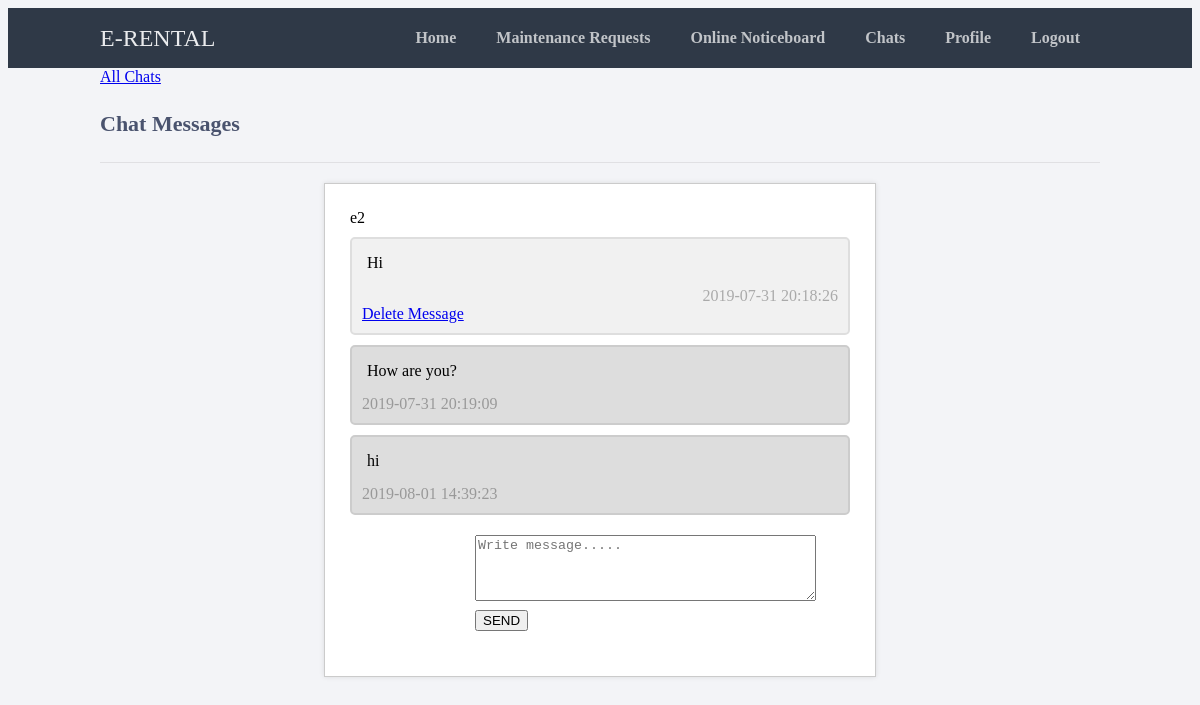
The app's page /chats_i.php?user_id=50 (signed in), older data.
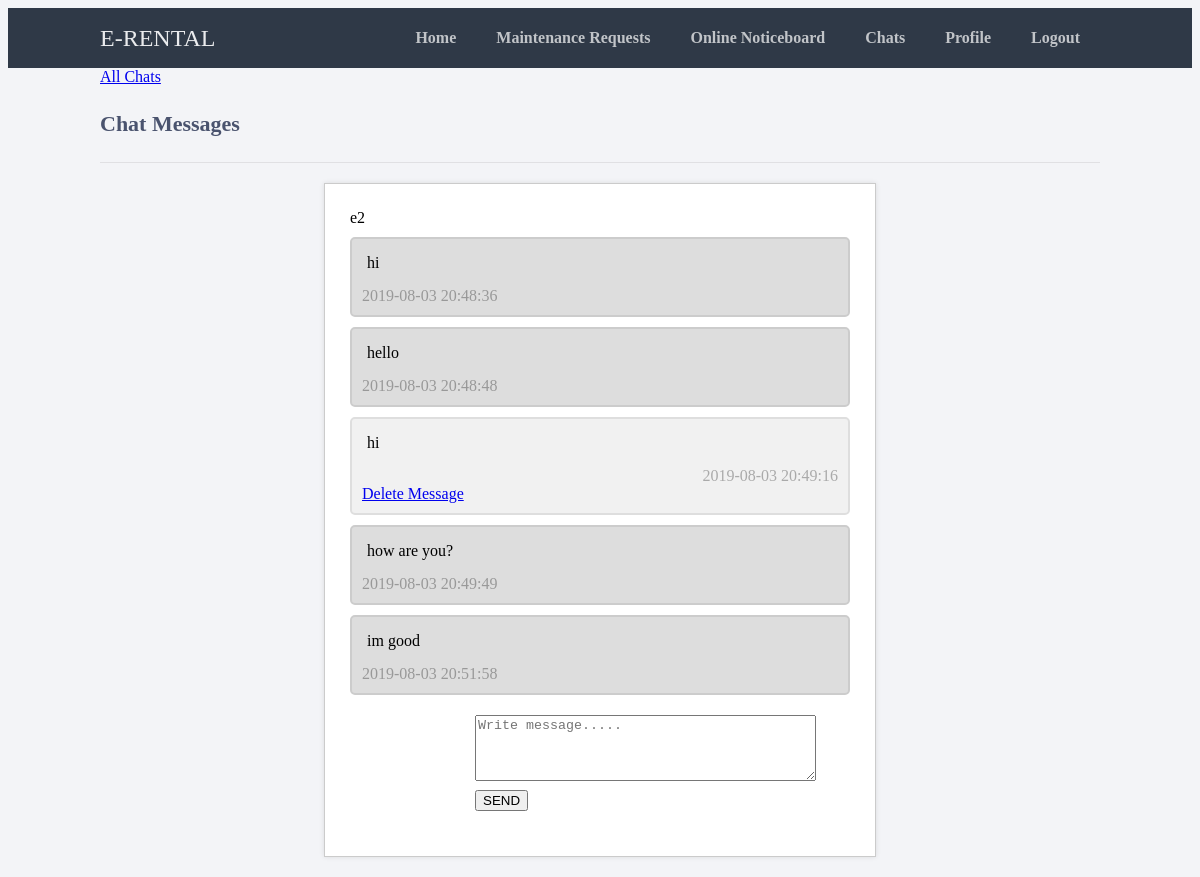
The same page, newer data.
### tables this page shows
CREATE TABLE `msgs` (
  `msg_id` int(11) NOT NULL,
  `sender_id` int(11) NOT NULL,
  `user_id` int(11) NOT NULL,
  `msg` varchar(255) NOT NULL,
  `msg_date` timestamp NOT NULL DEFAULT current_timestamp() ON UPDATE current_timestamp(),
  `msg_status` varchar(20) NOT NULL
);

### session.php (called while the page is built, shortened)
<?php
   include('config.php');
   $user_check = $_SESSION['login_user'];
   $ses_sql = mysqli_query($conn,"select * from user where u_name = '$user_check' ");
   $row = mysqli_fetch_array($ses_sql,MYSQLI_ASSOC);
   $login_session_id = $row['user_id'];
?>

### chats_i.php (the view, shortened to what this page needs)
<?php
  include("config.php");
   include('session.php');
   $user_id = $_GET['user_id'];
  ?>
<!DOCTYPE html>
<html>
<head>
<link href="stylesheet.css" rel="stylesheet" type="text/css">
</head>
<body class="loggedin">
		<nav class="navtop">
			<div>
				<h1>E-RENTAL</h1>
				<a href="welcome.php">Home</a>
				<a href="requests.html">Maintenance Requests</a>
				<a href="posts.php">Online Noticeboard</a>
				<a href="chats.php">Chats</a>
				<a href="profile.php">Profile</a>
				<a href="logout.php">Logout</a>
			</div>
		</nav>
		<div class="content">
<a href="chats.php">All Chats</a>
<h2>Chat Messages</h2>
<div id="content">
  <?php
  include("config.php");
  $sql = "SELECT msgs.msg_id,msgs.sender_id,msgs.user_id,msgs.msg,msgs.msg_date,msg_status, user.u_name,user.user_id FROM msgs INNER JOIN user ON msgs.user_id=user.user_id   " ;
$result = $conn->query($sql);
echo $row['u_name'];
  if ($result->num_rows > 0) {
    while($row = $result->fetch_assoc()) {
		if($row['user_id']=="$user_id" && $row['sender_id']=="$login_session_id"||$row['user_id']=="$login_session_id" && $row['sender_id']=="$user_id"){
		if($row['msg_status']=="displayed"){
			if($row['sender_id']=="$login_session_id"){
				echo "<div class='container'> <p>".$row['msg']."</p> <span class='time-right'>".$row['msg_date']."</span> <br> <a href=\"d_msg.php?msg_id=$row[msg_id]\" onClick=\"return confirm('Are you sure you want to delete the message?')\">Delete Message</a></div>";
		}else{
			echo "<div class='container darker'> <p>".$row['msg']."</p> <span class='time-left'>".$row['msg_date']."</span></div>";
		}
    }
  }
  }
  }
  ?>
  <form method="POST" action="">
  	<div>
      <textarea
      	id="text"
      	cols="40"
      	rows="4"
      	name="msg"
      	placeholder="Write message....."></textarea>
  	</div>
  	<div>
  		<button type="submit" name="upload">SEND</button>
  	</div>
  </form>
</div>
</body>
</html>

Row changes from the older to the newer data that the page shows:
removed msgs: msg "How are you?", msg_date "2019-07-31 20:19:09"
removed msgs: msg "hi", msg_date "2019-08-01 14:39:23"
now on this page (row edited): msgs: msg "hi", msg_date "2019-08-03 20:48:36"
now on this page (row edited): msgs: msg "hello", msg_date "2019-08-03 20:48:48"
now on this page (row edited): msgs: msg "hi", msg_date "2019-08-03 20:49:16"
now on this page (row edited): msgs: msg "how are you?", msg_date "2019-08-03 20:49:49"
changed msgs: sender_id 49 → 50 (drawn); msg "Hi" → "im good"; msg_date "2019-07-31 20:18:26" → "2019-08-03 20:51:58"
